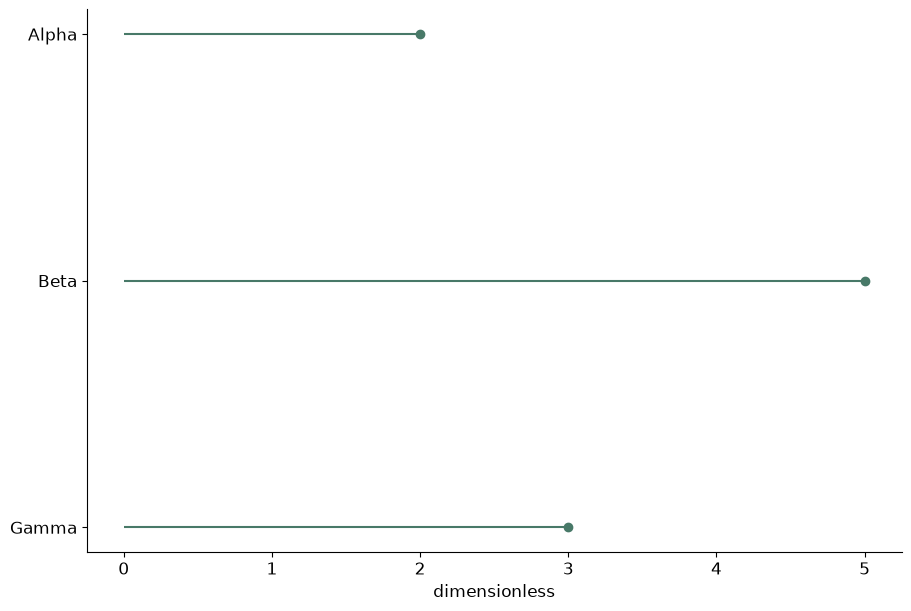

The Python source for this figure:
# Tuyan deterministic figure renderer v1; values are immutable source data.
import json
import math
import numpy as np
import matplotlib
matplotlib.use('Agg')
import matplotlib.pyplot as plt
from matplotlib.patches import Circle
from matplotlib.colors import ListedColormap, BoundaryNorm
d = json.loads("{\"type\":\"lollipop\",\"rows\":[{\"label\":\"Alpha\",\"value\":2},{\"label\":\"Beta\",\"value\":5},{\"label\":\"Gamma\",\"value\":3}],\"units\":{\"value\":\"dimensionless\",\"x\":\"dimensionless\",\"y\":\"dimensionless\",\"size\":\"dimensionless\",\"low\":\"dimensionless\",\"high\":\"dimensionless\",\"start\":\"dimensionless\",\"end\":\"dimensionless\",\"effect\":\"dimensionless\",\"p\":\"dimensionless\",\"mean\":\"dimensionless\",\"fpr\":\"dimensionless\",\"tpr\":\"dimensionless\",\"recall\":\"dimensionless\",\"precision\":\"dimensionless\",\"predicted\":\"dimensionless\",\"observed\":\"dimensionless\",\"count\":\"dimensionless\",\"a\":\"dimensionless\",\"b\":\"dimensionless\",\"se\":\"dimensionless\",\"u\":\"dimensionless\",\"v\":\"dimensionless\",\"time\":\"dimensionless\",\"event\":\"dimensionless\"},\"options\":{\"bandwidth\":0.5,\"bins\":5,\"nullValue\":0,\"initialValue\":0,\"levels\":[0.5,1,1.5]},\"analysis\":{\"method\":\"pca\",\"description\":\"Synthetic precomputed QA values; not a statistical analysis of research data.\",\"pKind\":\"p\"},\"variants\":[],\"pixels\":1024,\"plotStyle\":{\"width\":9,\"height\":6,\"fontSize\":12}}")
r, kind, opt = d['rows'], d['type'], d['options']
plt.rcParams.update({'font.size':d['plotStyle']['fontSize']})
fig, ax = plt.subplots(figsize=(d['plotStyle']['width'], d['plotStyle']['height']), layout='constrained')
fig.set_facecolor('white')
fig._tuyan_target_pixels = d['pixels']
colors = ['#487968','#c58b53','#647da6','#a77592','#a5a659']
labels = [str(row.get('label',i+1)) for i,row in enumerate(r)]
unit = d['units']
def col(name):
    return np.array([row[name] for row in r], dtype=float)
def grouped():
    names = list(dict.fromkeys([str(row.get('group','Data')) for row in r]))
    return names, [np.array([row['value'] for row in r if str(row.get('group','Data')) == name], dtype=float) for name in names]
def density(values):
    # User-specified positive bandwidth; no concealed automatic inference.
    bw=float(opt['bandwidth'])
    grid=np.linspace(float(min(values))-3*bw,float(max(values))+3*bw,256)
    z=(grid[:,None]-values[None,:])/bw
    return grid,np.exp(-0.5*z*z).mean(axis=1)/(bw*math.sqrt(2*math.pi))
if kind in ['bar','dotplot','lollipop','forest']:
    y=np.arange(len(r)); values=col('value')
    if kind=='bar':
        bars=ax.barh(y,values,color=colors[0]); assert np.allclose([b.get_width() for b in bars],values)
    elif kind=='lollipop':
        ax.hlines(y,0,values,color=colors[0]); ax.scatter(values,y,color=colors[0])
    elif kind=='forest':
        ax.errorbar(values,y,xerr=np.vstack([values-col('low'),col('high')-values]),fmt='o',color=colors[0],capsize=3)
        ax.axvline(float(opt['nullValue']),color='#969e96',linestyle='--')
    else: ax.scatter(values,y,color=colors[0])
    ax.set_yticks(y,labels);ax.invert_yaxis();ax.set_xlabel(unit['value'])
elif kind in ['dumbbell','gantt']:
    y=np.arange(len(r));start,end=col('start'),col('end')
    if kind=='gantt': ax.barh(y,end-start,left=start,color=colors[0])
    else:
        ax.hlines(y,start,end,color='#9da99e');ax.scatter(start,y,label=opt.get('startLabel','Start'),color=colors[0]);ax.scatter(end,y,label=opt.get('endLabel','End'),color=colors[1]);ax.legend()
    ax.set_yticks(y,labels);ax.invert_yaxis();ax.set_xlabel(unit['start'])
elif kind=='waterfall':
    values=col('value');start=float(opt['initialValue'])+np.r_[0,np.cumsum(values)[:-1]]
    ax.bar(np.arange(len(r)),values,bottom=start,color=[colors[0] if v>=0 else colors[1] for v in values]);ax.set_xticks(np.arange(len(r)),labels,rotation=30);ax.set_ylabel(unit['value']);ax.axhline(0,color='#adb3a9')
elif kind=='histogram':
    values=col('value');counts,edges=np.histogram(values,bins=opt['bins'])
    assert int(counts.sum())==len(values)
    artists=ax.bar(edges[:-1],counts,width=np.diff(edges),align='edge',color=colors[0],edgecolor='white')
    assert np.allclose([p.get_height() for p in artists],counts)
    ax.set_xlabel(unit['value']);ax.set_ylabel('Count')
elif kind=='stripplot':
    names,groups=grouped()
    for i,values in enumerate(groups):ax.scatter(np.full(len(values),i),values,color=colors[i%len(colors)],s=22,alpha=.7)
    ax.set_xticks(np.arange(len(names)),names);ax.set_ylabel(unit['value'])
elif kind in ['boxplot','violin','raincloud','density','ridgeline']:
    names,groups=grouped()
    if kind=='boxplot': ax.boxplot(groups,whis=1.5,showfliers=True);ax.set_xticks(np.arange(len(names))+1,names);ax.set_ylabel(unit['value'])
    elif kind=='violin':
        # bw_method is explicit to avoid a hidden bandwidth choice.
        ax.violinplot(groups,showmeans=False,showmedians=True,bw_method=float(opt['bandwidth']));ax.set_xticks(np.arange(len(names))+1,names);ax.set_ylabel(unit['value'])
    else:
        for i,values in enumerate(groups):
            grid,pdf=density(values); color=colors[i%len(colors)]
            if kind=='density': ax.plot(grid,pdf,color=color,label=names[i])
            else:
                base=float(i);scale=0.65/max(pdf) if max(pdf)>0 else 1
                ax.fill_between(grid,base,base+pdf*scale,color=color,alpha=0.45)
                if kind=='raincloud':
                    ax.scatter(values,np.full(len(values),base-0.15),color=color,s=15)
                    ax.boxplot([values],positions=[base-0.35],vert=False,widths=.15,whis=1.5,manage_ticks=False)
        ax.set_xlabel(unit['value'])
        if kind=='density':ax.set_ylabel('Density');ax.legend()
        else:ax.set_yticks(np.arange(len(names)),names)
elif kind=='ecdf':
    values=np.sort(col('value')); p=np.arange(1,len(values)+1)/len(values)
    line=ax.step(values,p,where='post',color=colors[0])[0];assert np.allclose(line.get_ydata(),p)
    ax.set_xlabel(unit['value']);ax.set_ylabel('Cumulative proportion');ax.set_ylim(0,1)
elif kind in ['line','area','scatter','bubble','ordination','ma_plot','volcano','roc','pr_curve','calibration','bland_altman','funnel_meta']:
    xname,yname='x','y'
    if kind=='ma_plot':xname,yname='mean','effect'
    if kind=='roc':xname,yname='fpr','tpr'
    if kind=='pr_curve':xname,yname='recall','precision'
    if kind=='calibration':xname,yname='predicted','observed'
    if kind=='funnel_meta':xname,yname='effect','se'
    if kind=='volcano':x=col('effect');y=-np.log10(col('p'));xlabel='Effect ('+unit['effect']+')';ylabel='-log10('+d['analysis']['pKind']+')'
    elif kind=='bland_altman':
        a,b=col('a'),col('b');x=(a+b)/2;y=a-b;bias=np.mean(y);sd=np.std(y,ddof=1)
        for line,label in [(bias,'Mean difference'),(bias-1.96*sd,'Lower agreement limit'),(bias+1.96*sd,'Upper agreement limit')]:ax.axhline(line,color='#9a9f96',linestyle='--',label=label)
        ax.legend(fontsize=8);xlabel='Mean ('+unit['a']+')';ylabel='A - B ('+unit['a']+')'
    else:x,y=col(xname),col(yname);xlabel=xname+' ('+unit[xname]+')';ylabel=yname+' ('+unit[yname]+')'
    if kind in ['line','area','roc','pr_curve','calibration']:
        order=np.lexsort((y,x)) if kind=='roc' else np.argsort(x,kind='stable');x,y=x[order],y[order]
        artist=ax.plot(x,y,color=colors[0],marker='o',markersize=3)[0];assert np.allclose(artist.get_ydata(),y)
        if kind=='area':ax.fill_between(x,0,y,color=colors[0],alpha=.25)
    else:
        artist=ax.scatter(x,y,s=col('size')*float(opt.get('areaScale',20)) if kind=='bubble' else 26,color=colors[0]);assert np.allclose(artist.get_offsets(),np.column_stack([x,y]))
    ax.set_xlabel(xlabel);ax.set_ylabel(ylabel)
    if kind=='bubble':
        handles,legend_labels=artist.legend_elements(prop='sizes',num=3,func=lambda size:size/float(opt.get('areaScale',20)))
        ax.legend(handles,legend_labels,title='Area ('+unit['size']+')',fontsize=8)
    if kind in ['roc','calibration']:ax.plot([0,1],[0,1],linestyle='--',color='#adb3a9');ax.set_xlim(0,1);ax.set_ylim(0,1)
    if kind=='pr_curve':ax.set_xlim(0,1);ax.set_ylim(0,1)
    if kind=='funnel_meta':ax.invert_yaxis()
    if kind=='ordination':ax.text(.01,1.02,d['analysis']['method'].upper(),transform=ax.transAxes,fontsize=10)
elif kind in ['heatmap','adjacency_matrix','correlation_matrix','confusion_matrix','bubble_matrix','binary_matrix']:
    names_y=list(dict.fromkeys([str(row['row']) for row in r]));names_x=list(dict.fromkeys([str(row['column']) for row in r]))
    matrix=np.full((len(names_y),len(names_x)),np.nan)
    for row in r:matrix[names_y.index(str(row['row'])),names_x.index(str(row['column']))]=row['value']
    if kind=='bubble_matrix':
        for row in r:ax.scatter(names_x.index(str(row['column'])),names_y.index(str(row['row'])),s=row['value']*float(opt.get('areaScale',25)),color=colors[0])
        ax.invert_yaxis()
    elif kind=='binary_matrix':
        cmap=ListedColormap(['#f1f3ed','#487968']);cmap.set_bad('#b7b9b2')
        img=ax.pcolormesh(np.arange(len(names_x)+1)-.5,np.arange(len(names_y)+1)-.5,matrix,cmap=cmap,norm=BoundaryNorm([-.5,.5,1.5],2),shading='flat');ax.invert_yaxis();fig.colorbar(img,ax=ax,ticks=[0,1],label='0 absent / 1 present; grey missing')
        assert np.allclose(img.get_array(),matrix,equal_nan=True)
    else:
        img=ax.pcolormesh(np.arange(len(names_x)+1)-.5,np.arange(len(names_y)+1)-.5,matrix,cmap='RdBu_r' if kind=='correlation_matrix' else 'viridis',vmin=-1 if kind=='correlation_matrix' else None,vmax=1 if kind=='correlation_matrix' else None,shading='flat');ax.invert_yaxis();fig.colorbar(img,ax=ax,label=unit['value'])
        assert np.allclose(img.get_array(),matrix,equal_nan=True)
    ax.set_xticks(np.arange(len(names_x)),names_x,rotation=40,ha='right');ax.set_yticks(np.arange(len(names_y)),names_y)
    if kind=='confusion_matrix':ax.set_xlabel('Predicted class');ax.set_ylabel('True class')
elif kind=='pie':
    values=col('value');wedges,_=ax.pie(values,labels=labels,colors=colors,normalize=True)
    assert np.allclose([(w.theta2-w.theta1)/360 for w in wedges],values/sum(values),atol=1e-6)
elif kind=='rose':
    fig.delaxes(ax);ax=fig.add_subplot(111,projection='polar');values=col('value');theta=np.arange(len(r))*2*np.pi/len(r)
    ax.bar(theta,np.sqrt(values),width=2*np.pi/len(r),color=colors[0],edgecolor='white');ax.set_xticks(theta,labels);ax.set_ylabel('Radius = sqrt(value)')
elif kind in ['gene_track','protein_domain']:
    start,end=col('start'),col('end');ax.barh(np.arange(len(r)),end-start,left=start,color=colors[0]);ax.set_yticks(np.arange(len(r)),labels);ax.set_xlabel(unit['start']);ax.invert_yaxis()
elif kind=='vector_field':
    artist=ax.quiver(col('x'),col('y'),col('u'),col('v'),angles='xy',scale_units='xy',scale=1,color=colors[0]);ax.set_xlabel(unit['x']);ax.set_ylabel(unit['y']);ax.set_aspect('equal')
elif kind=='contour':
    xs=np.unique(col('x'));ys=np.unique(col('y'));z=np.full((len(ys),len(xs)),np.nan)
    for row in r:z[list(ys).index(row['y']),list(xs).index(row['x'])]=row['value']
    cs=ax.contour(xs,ys,z,levels=opt['levels'])
    for label in ax.clabel(cs,inline=False,fontsize=8):label.set_bbox({'facecolor':'white','edgecolor':'none','pad':1})
    ax.set_xlabel(unit['x']);ax.set_ylabel(unit['y'])
elif kind=='kaplan_meier':
    names=list(dict.fromkeys([str(row.get('group','Data')) for row in r]))
    for i,name in enumerate(names):
        data=[row for row in r if str(row.get('group','Data'))==name];times=sorted(set(row['time'] for row in data));xs=[0.];ys=[1.];s=1.
        for t in times:
            risk=sum(row['time']>=t for row in data);events=sum(row['time']==t and row['event']==1 for row in data)
            s=s*(1-events/risk);xs.append(t);ys.append(s)
            cens=sum(row['time']==t and row['event']==0 for row in data)
            if cens:ax.plot(t,s,marker='+',color=colors[i%len(colors)])
        ax.step(xs,ys,where='post',label=name,color=colors[i%len(colors)])
    ax.set_ylim(0,1.03);ax.set_ylabel('Survival probability (no CI estimated)');ax.set_xlabel(unit['time']);ax.legend()
elif kind in ['venn','upset']:
    names=[row['set'] for row in r];sets=[set(row['members']) for row in r];members=set().union(*sets);counts={}
    for item in members:
        mask=tuple(item in s for s in sets);counts[mask]=counts.get(mask,0)+1
    if kind=='venn':
        for x,color,name in [(0.4,colors[0],names[0]),(.65,colors[1],names[1])]:ax.add_patch(Circle((x,.5),.23,facecolor=color,alpha=.25));ax.text(x,.78,name,ha='center')
        for x,key in [(.29,(True,False)),(.525,(True,True)),(.76,(False,True))]:ax.text(x,.5,str(counts.get(key,0)),ha='center')
        ax.set_xlim(0,1.05);ax.set_ylim(0,1);ax.set_aspect('equal');ax.axis('off');ax.text(.5,.1,'Areas are schematic; labels show exact counts',ha='center',fontsize=8)
    else:
        masks=sorted(counts,key=lambda m:(-counts[m],m));ax.bar(np.arange(len(masks)),[counts[m] for m in masks],color=colors[0]);ax.set_xticks(np.arange(len(masks)),[' & '.join(names[i] for i,v in enumerate(m) if v) for m in masks],rotation=35,ha='right');ax.set_ylabel('Exclusive intersection size')
        # Membership matrix below bars is necessary to distinguish UpSet from a bar chart.
        matrix_ax=ax.inset_axes([0,-.48,1,.27]);matrix_ax.set_xlim(-.5,len(masks)-.5)
        for j,m in enumerate(masks):
            ys=[i for i,v in enumerate(m) if v];matrix_ax.plot([j]*len(ys),ys,color=colors[0]);matrix_ax.scatter([j]*len(names),np.arange(len(names)),color=[colors[0] if v else '#dde1d8' for v in m])
        matrix_ax.set_yticks(np.arange(len(names)),names);matrix_ax.set_xticks([]);matrix_ax.invert_yaxis()

checks={}
computed={}
def audit(name,actual,expected,atol=1e-8):
    a=np.asarray(actual,dtype=float);e=np.asarray(expected,dtype=float)
    assert a.shape==e.shape and np.allclose(a,e,rtol=1e-7,atol=atol,equal_nan=True), 'Numeric artist mismatch: '+name
    mask=np.isfinite(a)&np.isfinite(e)
    error=float(np.max(np.abs(a[mask]-e[mask]))) if np.any(mask) else 0.
    checks[name]={'count':int(a.size),'absoluteError':error,'passed':True}
if kind=='bar':audit('bar_widths',[p.get_width() for p in ax.patches],col('value'))
elif kind in ['dotplot','lollipop']:audit('point_values',ax.collections[-1].get_offsets()[:,0],col('value'))
elif kind=='forest':
    audit('point_estimates',ax.lines[0].get_xdata(),col('value'))
    audit('intervals',np.array(ax.collections[0].get_segments())[:,:,0],np.column_stack([col('low'),col('high')]))
elif kind=='dumbbell':
    audit('start_points',ax.collections[1].get_offsets()[:,0],col('start'));audit('end_points',ax.collections[2].get_offsets()[:,0],col('end'))
elif kind=='gantt':
    audit('interval_start',[p.get_x() for p in ax.patches],col('start'));audit('interval_width',[p.get_width() for p in ax.patches],col('end')-col('start'))
elif kind=='waterfall':
    audit('increments',[p.get_height() for p in ax.patches],col('value'));audit('cumulative_baselines',[p.get_y() for p in ax.patches],float(opt['initialValue'])+np.r_[0,np.cumsum(col('value'))[:-1]])
    computed['cumulativeValues']=(float(opt['initialValue'])+np.cumsum(col('value'))).tolist()
elif kind=='histogram':
    audit('bin_heights',[p.get_height() for p in ax.patches],counts);audit('total_count',[sum(p.get_height() for p in ax.patches)],[len(r)]);computed['binEdges']=edges.tolist();computed['binCounts']=counts.tolist()
elif kind=='stripplot':
    for i,values in enumerate(groups):audit('observations_'+str(i),ax.collections[i].get_offsets()[:,1],values)
elif kind=='boxplot':
    for i,values in enumerate(groups):audit('median_'+str(i),ax.lines[i*7+5].get_ydata(),[np.median(values)]*2)
elif kind=='violin':
    medians=ax.collections[-1].get_segments();audit('medians',[x[0,1] for x in medians],[np.median(v) for v in groups])
elif kind in ['density','ridgeline','raincloud']:
    computed['bandwidth']=float(opt['bandwidth']);computed['groupSizes']=[len(v) for v in groups]
    for i,values in enumerate(groups):
        grid,pdf=density(values)
        if kind=='density':audit('density_'+str(i),ax.lines[i].get_ydata(),pdf)
        else:
            top=np.column_stack([grid,i+pdf*(.65/max(pdf))]);bottom=np.column_stack([grid,np.full(len(grid),i)])
            expected=np.vstack([top[0],bottom,top[-1],top[::-1],top[0]])
            audit('density_polygon_'+str(i),ax.collections[i*(2 if kind=='raincloud' else 1)].get_paths()[0].vertices,expected)
        if kind=='raincloud':audit('observations_'+str(i),ax.collections[i*2+1].get_offsets()[:,0],values)
elif kind=='ecdf':
    audit('ecdf_sorted_values',ax.lines[0].get_xdata(),np.sort(col('value')));audit('ecdf_probability',ax.lines[0].get_ydata(),np.arange(1,len(r)+1)/len(r))
elif kind in ['line','area','roc','pr_curve','calibration']:audit('plotted_xy',np.column_stack([artist.get_xdata(),artist.get_ydata()]),np.column_stack([x,y]))
elif kind in ['scatter','bubble','ordination','ma_plot','volcano','bland_altman','funnel_meta']:
    audit('point_coordinates',artist.get_offsets(),np.column_stack([x,y]))
    if kind=='bubble':audit('marker_area',artist.get_sizes(),col('size')*float(opt.get('areaScale',20)))
    if kind=='volcano':computed['negativeLog10P']=y.tolist()
    if kind=='bland_altman':
        audit('agreement_limits',[ln.get_ydata()[0] for ln in ax.lines[:3]],[bias,bias-1.96*sd,bias+1.96*sd]);computed.update({'meanDifference':float(bias),'sampleSdDifference':float(sd),'limits':[float(bias-1.96*sd),float(bias+1.96*sd)]})
elif kind in ['heatmap','adjacency_matrix','correlation_matrix','confusion_matrix','binary_matrix']:audit('matrix_cells',img.get_array(),matrix);computed['missingCells']=int(np.isnan(matrix).sum())
elif kind=='bubble_matrix':audit('marker_areas',[c.get_sizes()[0] for c in ax.collections],col('value')*float(opt.get('areaScale',25)))
elif kind=='pie':audit('angular_proportions',[(w.theta2-w.theta1)/360 for w in wedges],col('value')/sum(col('value')),1e-6)
elif kind=='rose':audit('area_proportions',[p.get_height()**2 for p in ax.patches],col('value'))
elif kind=='vector_field':audit('vectors',np.column_stack([artist.U,artist.V]),np.column_stack([col('u'),col('v')]))
elif kind=='contour':
    audit('contour_levels',cs.levels,opt['levels'])
    for level,path in zip(cs.levels,cs.get_paths()):
        points=path.vertices
        if len(points)==0:continue
        assert np.all(points[:,0]>=xs[0]) and np.all(points[:,0]<=xs[-1]) and np.all(points[:,1]>=ys[0]) and np.all(points[:,1]<=ys[-1]), 'Contour outside data grid'
        ix=np.clip(np.searchsorted(xs,points[:,0],side='right')-1,0,len(xs)-2);iy=np.clip(np.searchsorted(ys,points[:,1],side='right')-1,0,len(ys)-2)
        tx=(points[:,0]-xs[ix])/(xs[ix+1]-xs[ix]);ty=(points[:,1]-ys[iy])/(ys[iy+1]-ys[iy])
        interpolated=(1-tx)*(1-ty)*z[iy,ix]+tx*(1-ty)*z[iy,ix+1]+(1-tx)*ty*z[iy+1,ix]+tx*ty*z[iy+1,ix+1]
        audit('contour_vertices_'+str(float(level)),interpolated,np.full(len(points),level))
    computed['gridShape']=list(z.shape)
elif kind=='kaplan_meier':
    survival_lines=[ln for ln in ax.lines if ln.get_drawstyle()=='steps-post']
    for i,name in enumerate(names):
        data=[row for row in r if str(row.get('group','Data'))==name];prob=1.;expected=[1.]
        for t in sorted(set(row['time'] for row in data)):
            prob*=1-sum(row['time']==t and row['event']==1 for row in data)/sum(row['time']>=t for row in data);expected.append(prob)
        audit('survival_'+str(i),survival_lines[i].get_ydata(),expected)
        computed[name]={'survival':expected}
elif kind=='venn':audit('intersection_labels',[float(t.get_text()) for t in ax.texts[2:5]],[counts.get((True,False),0),counts.get((True,True),0),counts.get((False,True),0)])
elif kind=='upset':audit('exclusive_intersections',[p.get_height() for p in ax.patches],[counts[m] for m in masks]);audit('union_size',[sum(p.get_height() for p in ax.patches)],[len(members)])
assert checks, 'Missing numeric audit for '+kind
fig._tuyan_validation={'typeId':kind,'checks':checks,'computations':computed,'analysis':d['analysis'],'suppliedFields':list(r[0]),'dataSourcePolicy':'User supplied values; artist checks do not establish source authenticity or study validity.'}

for collection in fig.findobj(matplotlib.collections.Collection):collection.set_rasterized(False)
for spine in ['top','right']:
    if spine in ax.spines: ax.spines[spine].set_visible(False)
